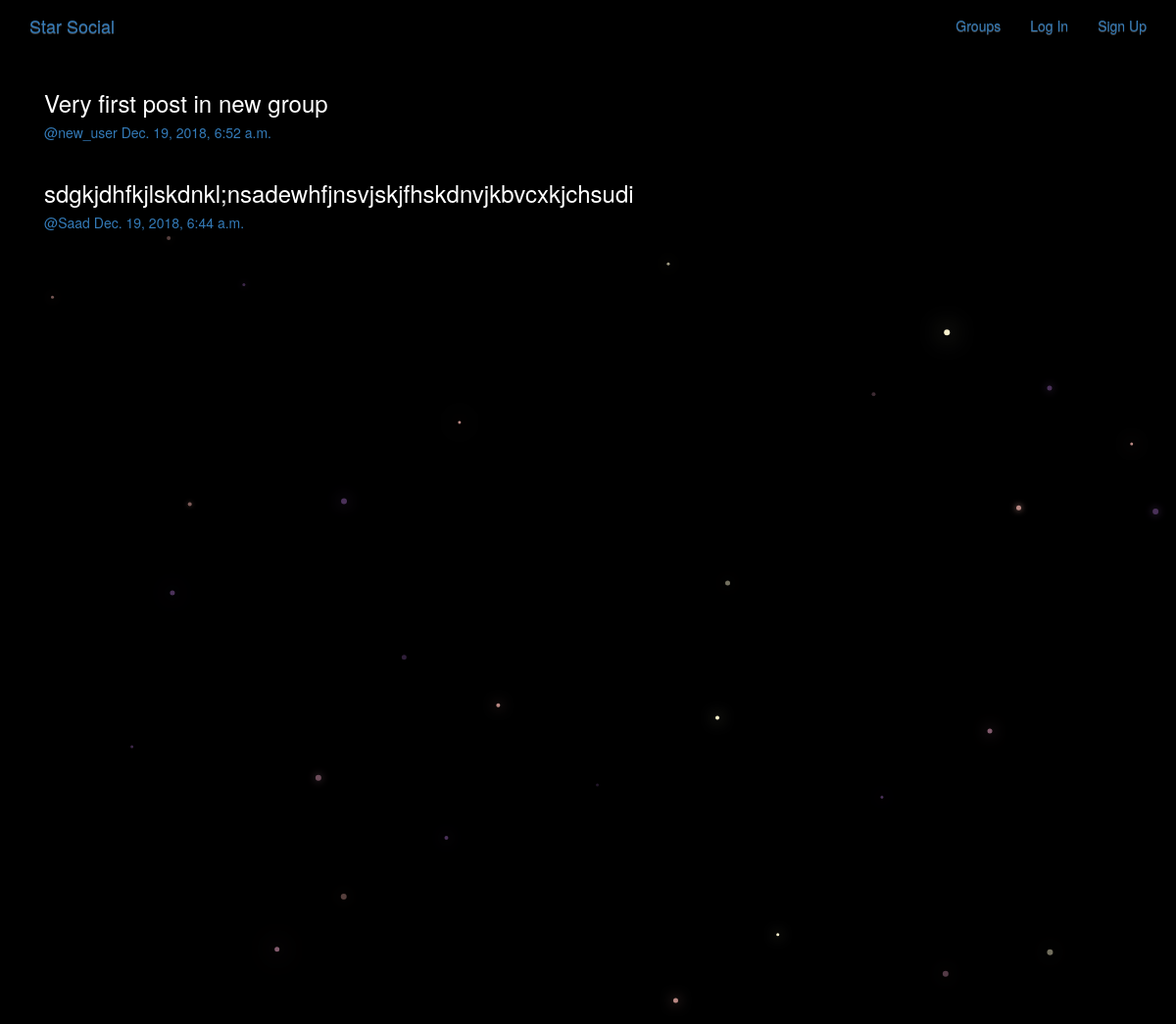
/posts/, run on the app's committed database.
### posts/models.py (models this page shows, shortened)
class Post(models.Model):
    user = models.ForeignKey(User,related_name='posts',on_delete=models.CASCADE)
    created_at = models.DateTimeField(auto_now=True)
    message = models.TextField()
    message_html = models.TextField(editable=False)
    group = models.ForeignKey(Group,related_name='posts',null=True,blank=True,on_delete=models.CASCADE)
    class Meta:
        ordering = ['-created_at']
        unique_together = ['user','message']

### posts/views.py (the view)
# urls.py: path('',views.PostList.as_view(),name='all'),
class PostList(SelectRelatedMixin,generic.ListView):
    model = models.Post
    select_related = ('user','group')

### posts/templates/posts/post_list.html (shortened to what this page needs)
{% extends "posts/post_base.html" %}
{% block post_content %}
<div class="col-md-8">
  {% for post in post_list %}
    {% include "posts/_post.html" %}
  {% endfor %}
</div>
{% endblock %}

### posts/templates/posts/_post.html (shortened to what this page needs)
<div class="post media">
  <h3>{{post.message_html|safe}}</h3>
  <div class="media-body">
    <h5 class="media-heading">
    <span class="username">
      <a href="{% url 'posts:for_user' username=post.user.username %}">@{{post.user.username}}</a>
    </span>
    <time class="time">
      <a href="{% url 'posts:single' username=post.user.username pk=post.pk %}">
        {{post.created_at}}
      </a>
    </time>
    </h5>
  </div>
</div>

### static/simplesocial/css/master.css (style rules this page uses)
body { margin: 0; overflow: hidden; background-color: black; color:white; }

### data on the page
Post: message_html "Very first post in new group", user.username "new_user", created_at "Dec. 19, 2018, 6:52 a.m."
Post: message_html "sdgkjdhfkjlskdnkl;nsadewhfjnsvjskjfhskdnvjkbvcxkjchsudi", user.username "Saad", created_at "Dec. 19, 2018, 6:44 a.m."
